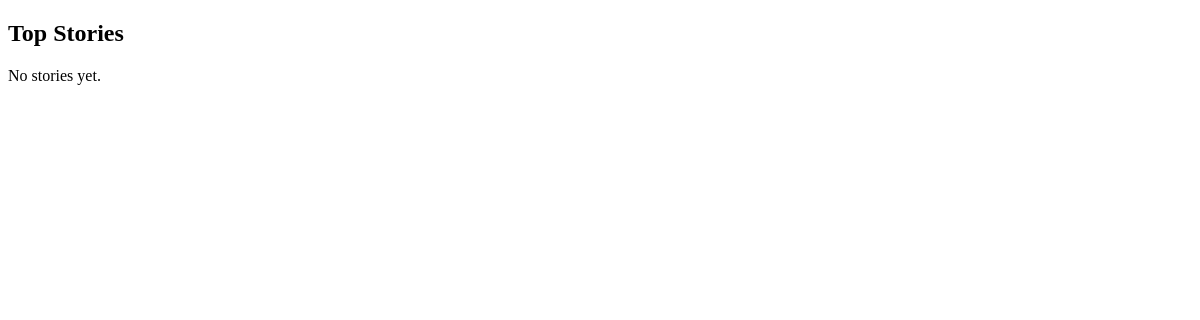
Before: / with the older database file.
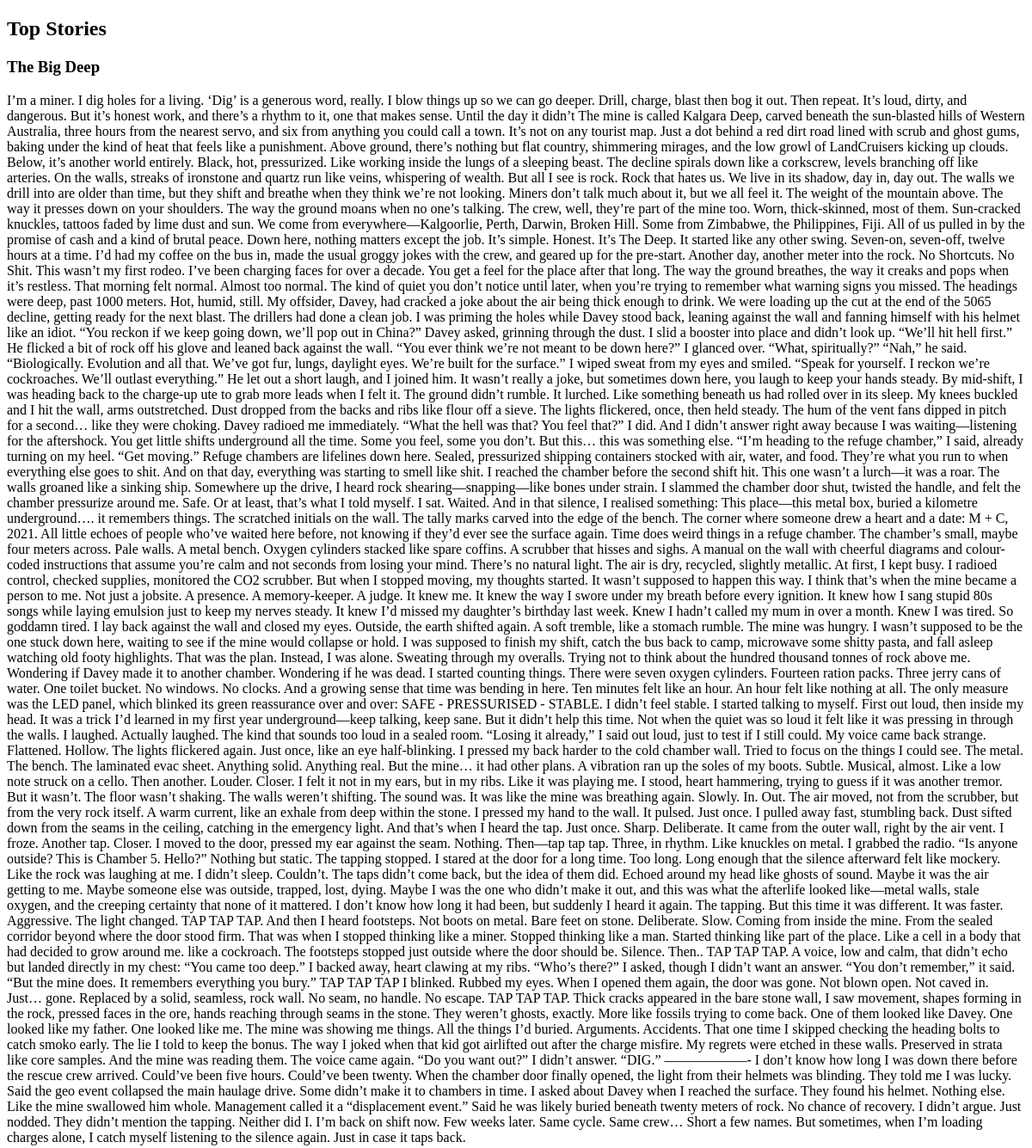
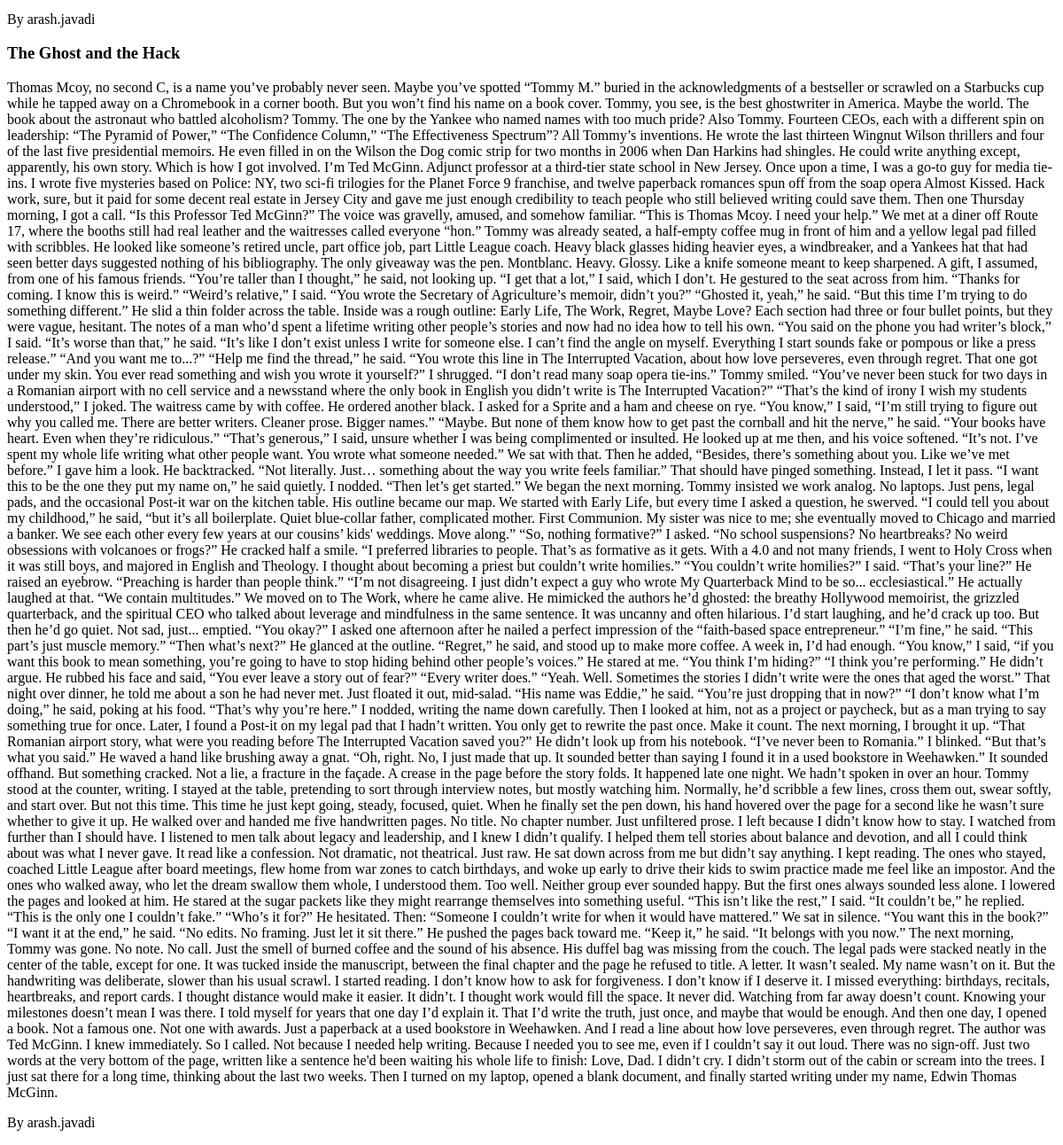
After: the same page with the newer database file (2 pictures, top to bottom).
### stories/models.py (models this page shows, shortened)
class Story(models.Model):
    title = models.CharField(max_length=200)
    description = models.TextField()
    author = models.ForeignKey(User, on_delete=models.CASCADE)
    is_public = models.BooleanField(default=True)
    allow_contributions = models.BooleanField(default=True)
    created_on = models.DateTimeField(auto_now_add=True)

### stories/views.py (the view)
# urls.py: path('', views.story_list, name='story_list'),
def story_list(request):
    stories = Story.objects.filter(is_public=True).order_by('-created_on')
    return render(request, 'stories/story_list.html', {'stories': stories})

### templates/stories/story_list.html (shortened to what this page needs)
<!DOCTYPE html>
<html>
<head>
</head>
<body>
    <h2>Top Stories</h2>
    {% for story in stories %}
    <div>
        <h3>{{ story.title }}</h3>
        <p>{{ story.description }}</p>
        <p>By {{ story.author.username }}</p>
    </div>
    {% empty %}
    <p>No stories yet.</p>
    {% endfor %}
</body>
</html>

Changed rows visible on the page:
added Story: title "The Big Deep", description "I’m a miner. I dig holes for a living. ‘Dig’ is a generous word, really. I blow things up so we can go deeper. Drill, charge, blast then bog it out. Then repeat. It’s loud, dirty, and dangerous. But it’s honest work, and there’s a rhythm to it, one that makes sense. Until the day it didn’t The mine is called Kalgara Deep, carved beneath the sun-blasted hills of Western Australia, three hours from the nearest servo, and six from anything you could call a town. It’s not on any tourist map. Just a dot behind a red dirt road lined with scrub and ghost gums, baking under the kind of heat that feels like a punishment. Above ground, there’s nothing but flat country, shimmering mirages, and the low…", author.username "arash.javadi"
added Story: title "The Ghost and the Hack", description "Thomas Mcoy, no second C, is a name you’ve probably never seen. Maybe you’ve spotted “Tommy M.” buried in the acknowledgments of a bestseller or scrawled on a Starbucks cup while he tapped away on a Chromebook in a corner booth. But you won’t find his name on a book cover. Tommy, you see, is the best ghostwriter in America. Maybe the world. The book about the astronaut who battled alcoholism? Tommy. The one by the Yankee who named names with too much pride? Also Tommy. Fourteen CEOs, each with a different spin on leadership: “The Pyramid of Power,” “The Confidence Column,” “The Effectiveness Spectrum”? All Tommy’s inventions. He wrote the last thirteen Wingnut Wilson thrillers and four of…", author.username "arash.javadi"
Other visible differences:
text no longer shown: "No stories yet."
